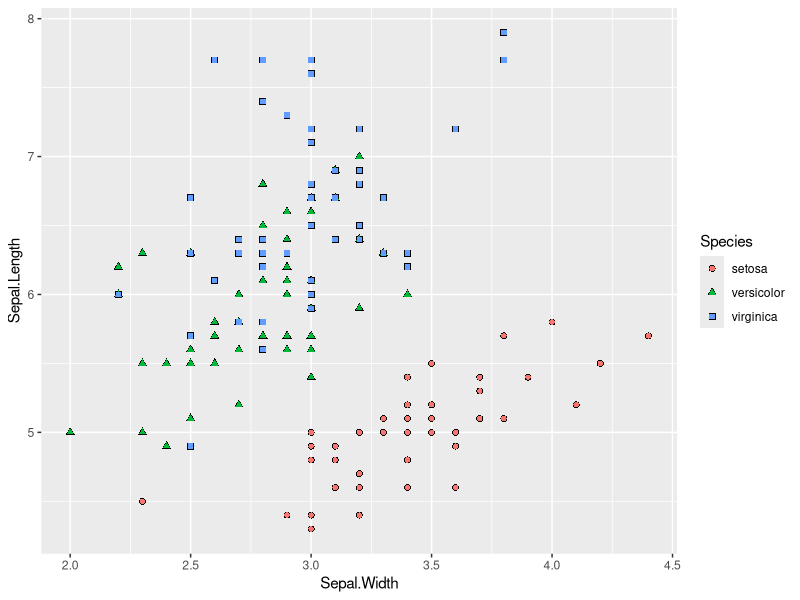
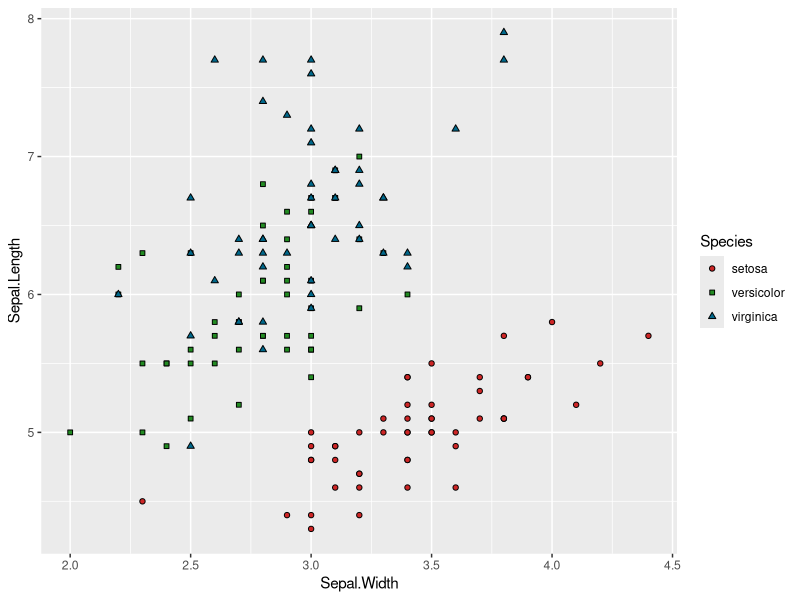

The R script that drew these images, in order:
## ---- chunk 1
library(ggplot2)

knitr::opts_chunk$set(echo = TRUE)
## ---- chunk 2
ggplot(iris, aes(x = Sepal.Width, y = Sepal.Length,)) +
### points behind the points you actually want to display have to be slightly
### larger than the points; default point size is 
  geom_point(aes(shape = Species), size = 2) +
  geom_point(aes(shape = Species, color = Species))
## ---- chunk 3
ggplot(iris, aes(x = Sepal.Width, y = Sepal.Length,)) +
  geom_point(aes(shape = Species, fill = Species), color = 'black') +
  scale_shape_manual(values = c(21, 22, 24)) +
  scale_fill_manual(values = c('firebrick3', 'forestgreen', 'deepskyblue4'))
